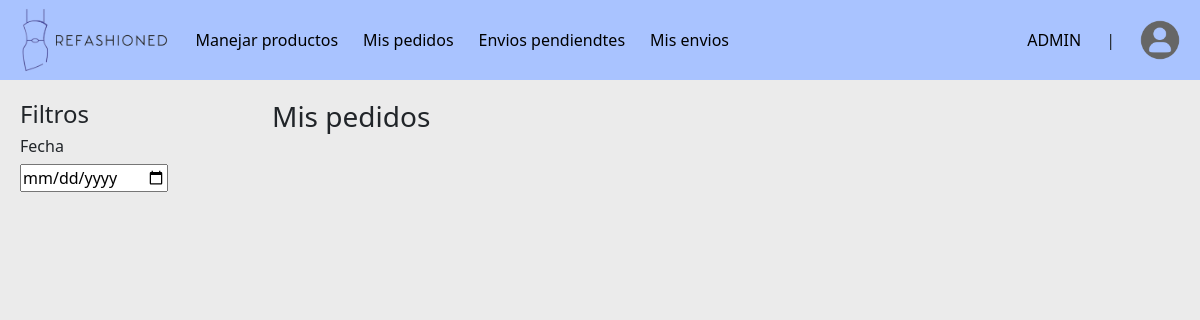
Page /orders (signed in) on the earlier database version.
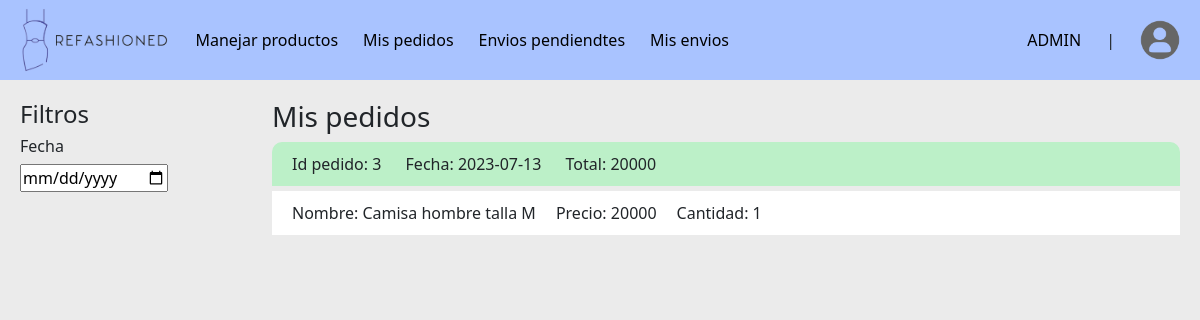
Same page on the later database version.
### tables this page shows
CREATE TABLE pedidos(
        id_pedido INTEGER PRIMARY KEY AUTOINCREMENT,
        fecha_pedido TEXT NOT NULL,
        total_pedido INTEGER NOT NULL,
        persona_id_persona INTEGER NOT NULL,
        envio_id_envio INTEGER NOT NULL,
        FOREIGN KEY(persona_id_persona) REFERENCES personas(id_persona),
        FOREIGN KEY(envio_id_envio) REFERENCES envios(id_envio)
        );

CREATE TABLE productos(
        id_producto INTEGER PRIMARY KEY AUTOINCREMENT,
        nombre_producto TEXT NOT NULL,
        categoria TEXT NOT NULL,
        talla TEXT NOT NULL,
        marca TEXT NOT NULL,
        precio INTEGER NOT NULL,
        cantidad_disponible INTEGER NOT NULL
        );

### main.py (the view)
@app.route('/orders', methods=['GET', 'POST'])
def orders():
    person_cont.doOrder(cart.cartProducts)
    cart.doOrder()
    orders = person_cont.formatPedidos(db_controller.get_pedidos_by_id_persona(session['user_id']))
    orderDetails = person_cont.formatDetallesPedido(db_controller.get_detalles_pedidos())
    products = person_cont.formatProductos(db_controller.get_productos())
    return render_template('orders.html', orders = orders, orderDetails = orderDetails, products = products)

### data_controllers/person_controller.py (called while the page is built, shortened)
def formatProductos(products):
    productos = []
    for producto in products:
        producto = {
            "id_producto": producto[0],
            "nombre_producto": producto[1],
            "categoria": producto[2],
            "talla": producto[3],
            "marca": producto[4],
            "precio": producto[5],
            "cantidad_disponible": producto[6]
        }
        productos.append(producto)
    return productos

def formatPedidos(orders):
    pedidos = []
    for pedido in orders:
        pedido = {
            "id_pedido": pedido[0],
            "fecha_pedido": pedido[1],
            "total_pedido": pedido[2],
            "persona_id_persona": pedido[3],
            "envio_id_envio": pedido[4]
        }
        pedidos.append(pedido)
    return pedidos

def doOrder(cartProducts):
    total = 0

def formatDetallesPedido(details):
    detalles = []
    for detalle in details:
        detalle = {
            "id_detalles": detalle[0],
            "cantidad_ordenada": detalle[1],
            "pedido_id_pedido": detalle[2],
            "producto_id_producto": detalle[3]
        }
        detalles.append(detalle)
    return detalles

### templates/orders.html (shortened to what this page needs)
{% extends 'home.html' %}
{% block content %}
    <div class="container-page">
        <aside class="aside-left">
            <h4>Filtros</h4>
            <h6>Fecha</h6>
                <input type="date" name="" id="">
        </aside>
        <main class="main-page">
            <h3>Mis pedidos</h3>
            <div class="div-orders">
                <div class="order">
                    {% for order in orders %}
                        <div class="order-header">
                            <label>Id pedido: {{order.id_pedido}}</label>
                            <label>Fecha: {{order.fecha_pedido}}</label>
                            <label>Total: {{order.total_pedido}}</label>
                        </div>
                        {% for detail in orderDetails %}
                            {% if detail.pedido_id_pedido == order.id_pedido %}
                                {% for product in products %}
                                    {% if product.id_producto == detail.producto_id_producto %}
                                        <div class="product">
                                            <p>Nombre: {{product.nombre_producto}}</p>
                                            <p>Precio: {{product.precio}}</p>
                                            <p>Cantidad: {{detail.cantidad_ordenada}}</p>
                                        </div>
                                    {% endif %}
                                {% endfor %}
                            {% endif %}
                        {% endfor %}
                    {% endfor %}
                </div>
            </div>
        </main>
    </div>
{% endblock %}

Differences in the rows shown:
added pedidos: id_pedido "3", fecha_pedido "2023-07-13", total_pedido "20000"
now on this page (row edited): productos: nombre_producto "Camisa hombre talla M", precio "20000", cantidad_ordenada "1"
